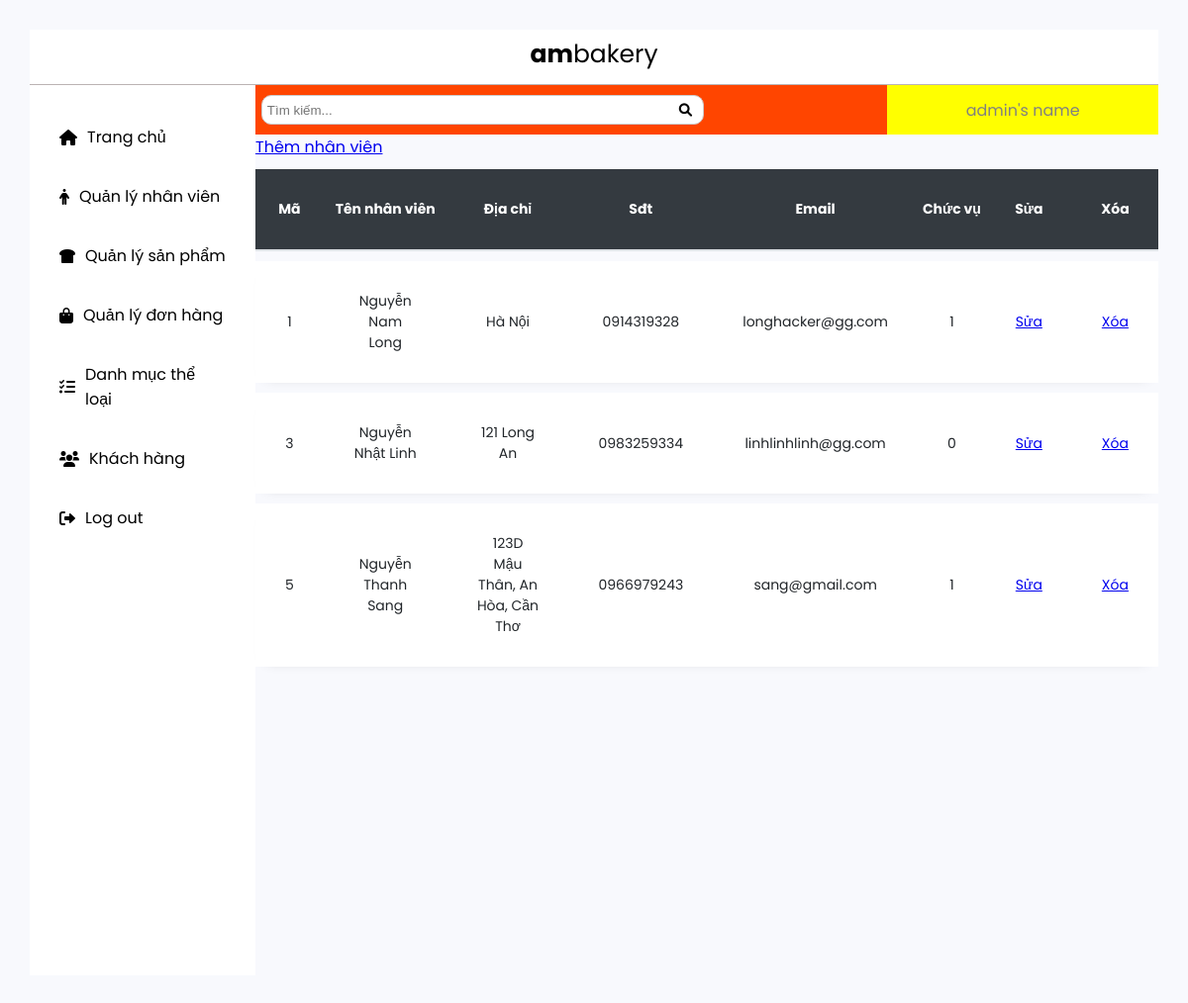
The app's page /admin/dashboard_quanly/nhanvien/ql_nhanvien.php, older data.
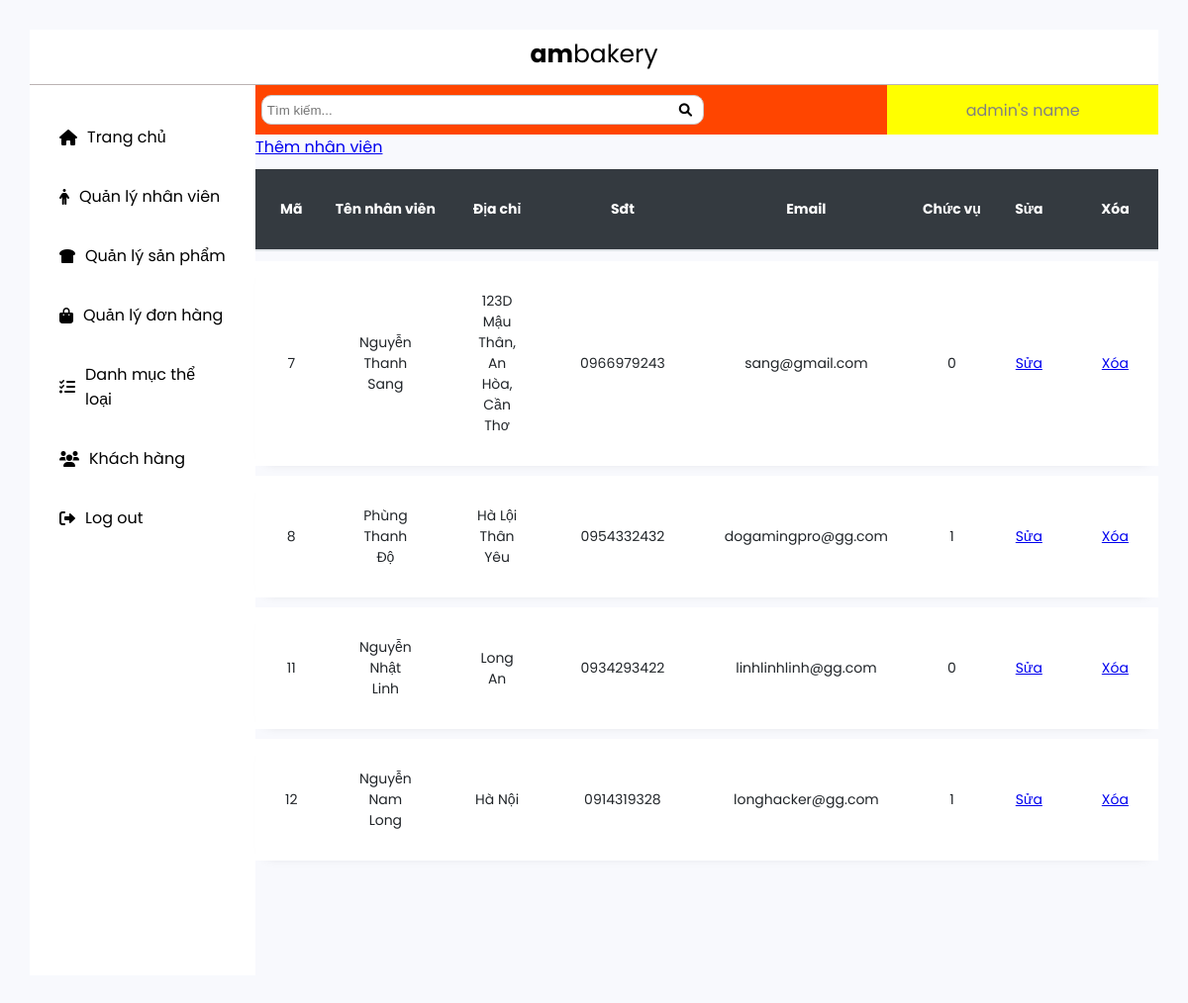
The same page, newer data.
### tables this page shows
CREATE TABLE `nhan_vien` (
  `ma` int(11) NOT NULL,
  `ten` varchar(100) NOT NULL,
  `dia_chi` varchar(100) NOT NULL,
  `sdt` varchar(20) NOT NULL,
  `email` varchar(100) NOT NULL,
  `mat_khau` varchar(50) NOT NULL,
  `cap_do` int(11) NOT NULL
);

### admin/dashboard_quanly/nhanvien/ql_nhanvien.php (the view, shortened to what this page needs)
<!DOCTYPE html>
<html>
<head>
	<link rel="stylesheet" type="text/css" href="../css/dashboard.css">
	<link rel="stylesheet" href="https://cdnjs.cloudflare.com/ajax/libs/font-awesome/6.0.0-beta3/css/all.min.css" />
</head>
<body>
	<header>
		<div id="header">
			<a href="#" class="header__logo" >
				<span><b>am</b>bakery</span>
			</a>
		</div>
	</header>
	<div class="container">
		<div class="sidebar">
			<ul class="nav__list">
				<li class="nav__list--item">
					<a href="../index.php">
						<i class="fas fa-home nav__icon"></i>
						<span>Trang chủ</span>
					</a>
				</li>
				<li class="nav__list--item">
					<a href="ql_nhanvien.php">
						<i class="fas fa-male nav__icon"></i>
						<span>Quản lý nhân viên</span>
					</a>
				</li>
				<li class="nav__list--item">
					<a href="../sanpham/ql_sanpham.php">
						<i class="fas fa-bread-slice nav__icon"></i>
						<span>Quản lý sản phẩm</span>
					</a>
				</li>
				<li class="nav__list--item">
					<a href="../ql_donhang.php">
						<i class="fas fa-shopping-bag nav__icon"></i>
						<span>Quản lý đơn hàng</span>
					</a>
				</li>
				<li class="nav__list--item">
					<a href="../theloai/ql_theloai.php">
						<i class="fas fa-tasks nav__icon"></i>
						<span>Danh mục thể loại</span>
					</a>
				</li>
				<li class="nav__list--item">
					<a href="../khachhang/ql_khachhang.php">
						<i class="fas fa-users nav__icon"></i>
						<span>Khách hàng</span>
					</a>
				</li>
				<li class="nav__list--item">
					<a href="../../login.php">
						<i class="fas fa-sign-out-alt nav__icon"></i>
						<span>Log out</span>
					</a>
				</li>
			</ul>
		</div>
		<main >
			<div class="main_top">
				<div class="main_top_left">
					<form>
						<input type="search" placeholder="Tìm kiếm..." name="tim_kiem">
						<button type="submit"><i class="fa fa-search"></i></button>
					</form>
				</div>
				<div class="main_top_right">
					admin's name
				</div>
			</div>
			<div class="main_content">
				<a href="form_them_nhanvien.php">Thêm nhân viên</a>
				<?php
				include  '../../connect.php' ;
				$sql = "select * from nhan_vien";
				$result= mysqli_query($connect, $sql);
				?>
				<table border="1" width="100%">
					<thead class="thead-dark">
					<tr>
						<th>
							Mã
						</th>
						<th>
							Tên nhân viên
						</th>
						<th>
							Địa chỉ
						</th>
						<th>
							Sđt
						</th>
						<th>
							Email
						</th>
						<th>
							Chức vụ
						</th>
						<th>
							Sửa
						</th>
						<th>
							Xóa
						</th>
					</tr>
					</thead>
					<tbody>
					<?php foreach ($result as $tung_nhan_vien  ) {?>
						<tr>
							<td>
								<?php echo $tung_nhan_vien['ma'] ?>
							</td>
							<td>
								<?php echo $tung_nhan_vien['ten'] ?>
							</td>
							<td>
								<?php echo $tung_nhan_vien['dia_chi'] ?>
							</td>
							<td>
								<?php echo $tung_nhan_vien['sdt'] ?>
							</td>
							<td>
								<?php echo $tung_nhan_vien['email'] ?>
							</td>
							<td>
								<?php echo $tung_nhan_vien['cap_do'] ?>
							</td>
							<td>
								<a href="form_sua_nhanvien.php?ma=<?php echo $tung_nhan_vien['ma']?>">Sửa</a>
							</td>
							<td>
								<a href="xoa_nhanvien_process.php?ma=<?php echo $tung_nhan_vien['ma']?>" onclick="if(confirm('Xóa thật hả?')){}else{return false;}"
									>Xóa</a>
								</td>
							</tr>
						<?php } ?>
						</tbody>
					</table>
				</div>
			</main>
		</div>
	</body>
	</html>

### admin/dashboard_quanly/css/dashboard.css (style rules this page uses)
* { margin: 0; padding: 0; }
html { box-sizing: border-box; font-size: 62.5%; }
body { font-family: "Poppins", sans-serif; font-size: 1.6rem; height:90rem; font-weight: 400; margin: 3rem; background: #f8f9fd; color: gray; }
header { width: 100%; height: 50px; font-family: inherit; display: flex; justify-content: center; align-items: center; font-size: 1.5rem; padding-bottom: 0.5rem; border-bottom: 1px solid rgb(187, 179, 179); position: relative; background-color: white; }
table { border-collapse: separate; border-spacing: 0 10px; width: 100%; margin-bottom: 1rem; color: #212529; text-align: center; border: none; }
thead { display: table-header-group; vertical-align: middle; border-color: inherit; }
table .thead-dark th { color: #fff; background-color: #343a40; border-color: #454d55; border: none; padding: 30px 0; font-size: 14px; vertical-align: bottom; border-bottom: 2px solid #dee2e6; }
table tbody tr { margin-bottom: 10px; box-shadow: 0 5px 12px -12px rgb(0 0 0 / 29%); position: relative; padding: .75rem 1.25rem; margin-bottom: 1rem; border: 1px solid transparent; border-radius: .25rem; }
table tbody th, table tbody td { border: none; padding: 30px; font-size: 14px; background: #fff; }
a.header__logo { text-decoration: none; color: black; }
.header__logo span { font-size: 2.5rem; text-align: center; }
.container { width: 100%; display: flex; height: 100%; }
.sidebar { display: flex; justify-content: center; flex-basis: 20% ; background-color: white; border-radius: black; }
.nav__list { margin-top: 3rem; display: flex; flex-direction: column; list-style: none; gap: 1.5rem 0; width: 100%; }
.nav__list--item { align-self: stretch; padding: 1rem 3rem; }
.nav__list--item a { display: flex; align-items: center; gap: 0 1rem; }
.nav__icon { color: currentColor; }
.nav__list--item a:link, .nav__list--item a:visited { color: black; text-decoration: none; }
.container main { height: 1000px; flex-basis: 80% ; }
.main_top { width: 100%; height: 50px; background-color: red; }
.main_top_left { height: 100%; width: 70%; background-color: orangered; float: left; display: flex; align-items: center; }
.main_top_left form { width:70%; display: flex; justify-content: center; align-items: center; }
.main_top_left form input { width: 100%; height: 3rem; padding: .5rem .5rem; border-radius: 1rem; border: 1px solid #ccc; }
.main_top_left form button { margin-left: -25px; border: none; background-color:transparent; }
.main_top_left form input, .main_top_left form button { display: inline-block; }
.main_top_right { height: 100%; width: 30%; background-color: yellow; float: left; display: flex; justify-content: center; align-items: center; }

Row changes from the older to the newer data that the page shows:
removed nhan_vien: ma "1", ten "Nguyễn Nam Long", dia_chi "Hà Nội", sdt "0914319328", email "longhacker@gg.com", cap_do "1"
removed nhan_vien: ma "3", ten "Nguyễn Nhật Linh", dia_chi "121 Long An", sdt "0983259334", email "linhlinhlinh@gg.com", cap_do "0"
removed nhan_vien: ma "5", ten "Nguyễn Thanh Sang", dia_chi "123D Mậu Thân, An Hòa, Cần Thơ", sdt "0966979243", email "sang@gmail.com", cap_do "1"
added nhan_vien: ma "7", ten "Nguyễn Thanh Sang", dia_chi "123D Mậu Thân, An Hòa, Cần Thơ", sdt "0966979243", email "sang@gmail.com", cap_do "0"
added nhan_vien: ma "8", ten "Phùng Thanh Độ", dia_chi "Hà Lội Thân Yêu", sdt "0954332432", email "dogamingpro@gg.com", cap_do "1"
added nhan_vien: ma "11", ten "Nguyễn Nhật Linh", dia_chi "Long An", sdt "0934293422", email "linhlinhlinh@gg.com", cap_do "0"
added nhan_vien: ma "12", ten "Nguyễn Nam Long", dia_chi "Hà Nội", sdt "0914319328", email "longhacker@gg.com", cap_do "1"
